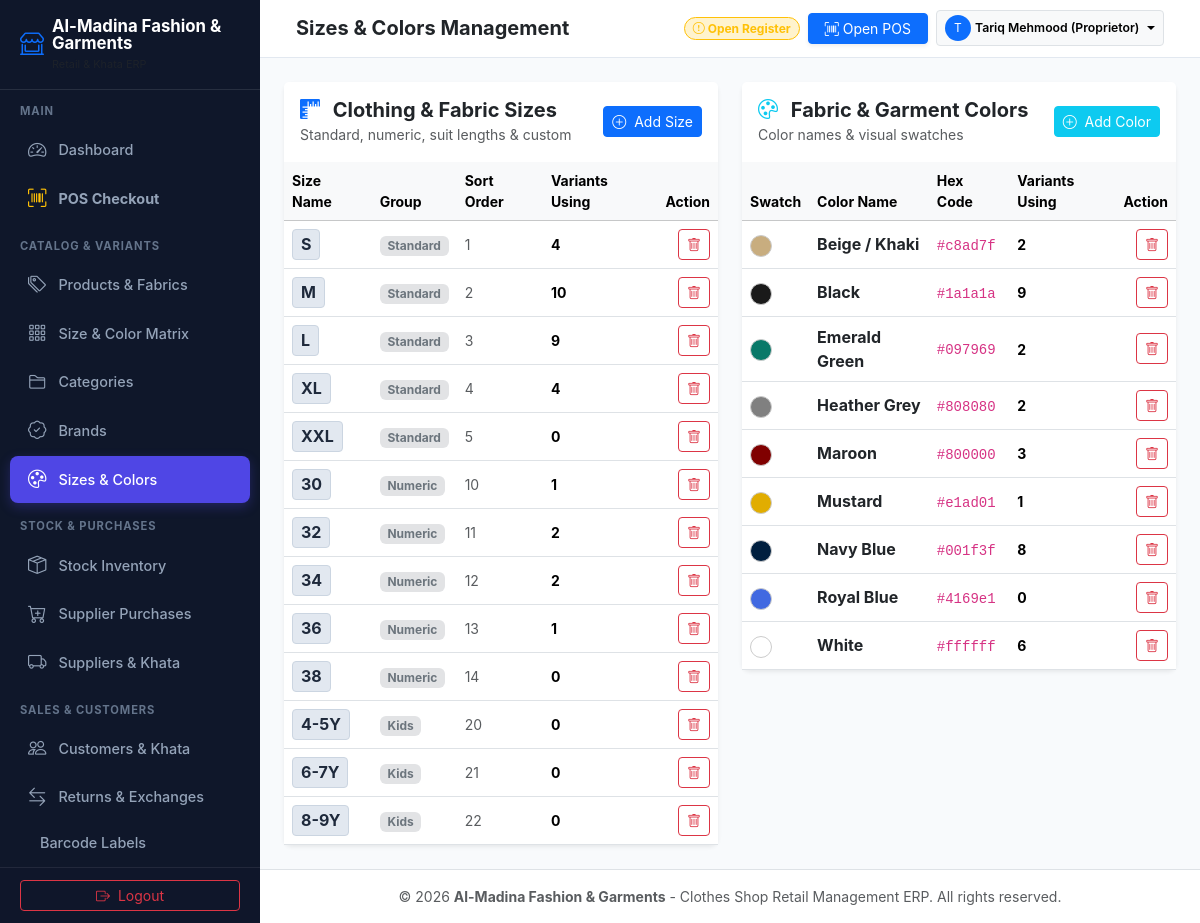
The page /sizes_colors.php (signed in) on the database its author committed.
### tables this page shows
CREATE TABLE `sizes` (
  `id` INT AUTO_INCREMENT PRIMARY KEY,
  `name` VARCHAR(50) NOT NULL,
  `size_group` VARCHAR(50) NOT NULL DEFAULT 'Standard',  
  `sort_order` INT NOT NULL DEFAULT 0,
  `created_at` TIMESTAMP DEFAULT CURRENT_TIMESTAMP
);

CREATE TABLE `colors` (
  `id` INT AUTO_INCREMENT PRIMARY KEY,
  `name` VARCHAR(50) NOT NULL,
  `hex_code` VARCHAR(20) NOT NULL DEFAULT '#000000',
  `created_at` TIMESTAMP DEFAULT CURRENT_TIMESTAMP
);

### sizes_colors.php (the view, shortened to what this page needs)
<?php
$action = $_GET['action'] ?? 'list';
require_once __DIR__ . '/includes/header.php';
?>
<?php if ($action === 'add_size'): ?>
<div class="row justify-content-center">
    <div class="col-12 col-md-6 col-lg-5">
        <div class="card border-0 shadow-sm rounded-3 p-4 mb-4">
            <div class="d-flex justify-content-between align-items-center border-bottom pb-3 mb-3">
                <div>
                    <h5 class="fw-bold mb-0 text-primary">
                        <i class="bi bi-rulers me-2"></i> Add Clothing / Fabric Size
                    </h5>
                    <small class="text-muted">Dedicated form for size definitions</small>
                </div>
                <a href="sizes_colors.php" class="btn btn-outline-secondary btn-sm">
                    <i class="bi bi-arrow-left me-1"></i> Back
                </a>
            </div>
            <form method="POST" action="sizes_colors.php">
                <input type="hidden" name="form_action" value="add_size">
                <div class="mb-3">
                    <label class="form-label small fw-bold">SIZE LABEL / NAME *</label>
                    <input type="text" name="name" class="form-control form-control-lg fw-bold" required
                           placeholder="e.g. XL, 38, 4.5m Suit, Free Size" autofocus>
                </div>
                <div class="mb-3">
                    <label class="form-label small fw-bold">SIZE GROUP</label>
                    <select name="size_group" class="form-select">
                        <option value="Standard">Standard (S, M, L, XL, XXL)</option>
                        <option value="Suits & Fabric">Suits & Fabric (4.0m, 4.5m, Thaan)</option>
                        <option value="Numeric Waist">Numeric Waist (28, 30, 32, 34, 36)</option>
                        <option value="Kids Age">Kids Age (2Y, 4Y, 6Y, 8Y)</option>
                        <option value="Collar / Neck">Collar / Neck (14.5, 15, 15.5, 16)</option>
                        <option value="Free Size">Free Size / Unstitched</option>
                    </select>
                </div>
                <div class="mb-4">
                    <label class="form-label small fw-bold">DISPLAY SORT ORDER</label>
                    <input type="number" name="sort_order" class="form-control" value="10">
                    <small class="text-muted">Lower numbers appear first in the Matrix and POS</small>
                </div>
                <div class="d-flex justify-content-between align-items-center pt-3 border-top">
                    <a href="sizes_colors.php" class="btn btn-light">Cancel</a>
                    <button type="submit" class="btn btn-primary px-4 fw-bold">
                        <i class="bi bi-check2-circle me-1"></i> Save Size
                    </button>
                </div>
            </form>
        </div>
    </div>
</div>
<?php else: ?>
<?php
$sizes = $pdo->query("SELECT s.*, COUNT(pv.id) AS variant_count
                      FROM sizes s
                      LEFT JOIN product_variants pv ON s.id = pv.size_id
                      GROUP BY s.id
                      ORDER BY s.sort_order ASC, s.name ASC")->fetchAll();
$colors = $pdo->query("SELECT c.*, COUNT(pv.id) AS variant_count
                       FROM colors c
                       LEFT JOIN product_variants pv ON c.id = pv.color_id
                       GROUP BY c.id
                       ORDER BY c.name ASC")->fetchAll();
?>
<div class="row g-4">
    <div class="col-12 col-lg-6">
        <div class="card border-0 shadow-sm rounded-3">
            <div class="card-header bg-white border-0 py-3 d-flex justify-content-between align-items-center">
                <div>
                    <h5 class="fw-bold mb-0 text-dark"><i class="bi bi-rulers text-primary me-2"></i> Clothing & Fabric Sizes</h5>
                    <small class="text-muted">Standard, numeric, suit lengths & custom</small>
                </div>
                <a href="sizes_colors.php?action=add_size" class="btn btn-primary btn-sm">
                    <i class="bi bi-plus-circle me-1"></i> Add Size
                </a>
            </div>
            <div class="table-responsive">
                <table class="table table-hover align-middle mb-0">
                    <thead class="table-light small text-muted">
                        <tr>
                            <th>Size Name</th>
                            <th>Group</th>
                            <th>Sort Order</th>
                            <th>Variants Using</th>
                            <th class="text-end">Action</th>
                        </tr>
                    </thead>
                    <tbody>
                        <?php foreach ($sizes as $s): ?>
                            <tr>
                                <td><span class="size-badge fs-6"><?= htmlspecialchars($s['name']) ?></span></td>
                                <td><span class="badge bg-secondary-subtle text-secondary"><?= htmlspecialchars($s['size_group']) ?></span></td>
                                <td><small class="text-muted"><?= $s['sort_order'] ?></small></td>
                                <td><small class="fw-bold"><?= $s['variant_count'] ?></small></td>
                                <td class="text-end">
                                    <a href="sizes_colors.php?del_size=<?= $s['id'] ?>" class="btn btn-sm btn-outline-danger" onclick="return confirm('Delete this size?')">
                                        <i class="bi bi-trash"></i>
                                    </a>
                                </td>
                            </tr>
                        <?php endforeach; ?>
                    </tbody>
                </table>
            </div>
        </div>
    </div>
    <div class="col-12 col-lg-6">
        <div class="card border-0 shadow-sm rounded-3">
            <div class="card-header bg-white border-0 py-3 d-flex justify-content-between align-items-center">
                <div>
                    <h5 class="fw-bold mb-0 text-dark"><i class="bi bi-palette text-info me-2"></i> Fabric & Garment Colors</h5>
                    <small class="text-muted">Color names & visual swatches</small>
                </div>
                <a href="sizes_colors.php?action=add_color" class="btn btn-info btn-sm text-white">
                    <i class="bi bi-plus-circle me-1"></i> Add Color
                </a>
            </div>
            <div class="table-responsive">
                <table class="table table-hover align-middle mb-0">
                    <thead class="table-light small text-muted">
                        <tr>
                            <th>Swatch</th>
                            <th>Color Name</th>
                            <th>Hex Code</th>
                            <th>Variants Using</th>
                            <th class="text-end">Action</th>
                        </tr>
                    </thead>
                    <tbody>
                        <?php foreach ($colors as $c): ?>
                            <tr>
                                <td>
                                    <span class="color-dot" style="background-color: <?= $c['hex_code'] ?>; width: 22px; height: 22px; border: 1px solid #ccc;"></span>
                                </td>
                                <td><strong class="text-dark"><?= htmlspecialchars($c['name']) ?></strong></td>
                                <td><code class="small"><?= htmlspecialchars($c['hex_code']) ?></code></td>
                                <td><small class="fw-bold"><?= $c['variant_count'] ?></small></td>
                                <td class="text-end">
                                    <a href="sizes_colors.php?del_color=<?= $c['id'] ?>" class="btn btn-sm btn-outline-danger" onclick="return confirm('Delete this color?')">
                                        <i class="bi bi-trash"></i>
                                    </a>
                                </td>
                            </tr>
                        <?php endforeach; ?>
                    </tbody>
                </table>
            </div>
        </div>
    </div>
</div>
<?php endif; ?>
<?php require_once __DIR__ . '/includes/footer.php'; ?>

### assets/css/clothes-retail.css (style rules this page uses)
:root { --cr-primary: #4f46e5; --cr-primary-hover: #4338ca; --cr-secondary: #0ea5e9; --cr-dark: #1e1b4b; --cr-sidebar-bg: #0f172a; --cr-sidebar-hover: #1e293b; --cr-accent: #f43f5e; --cr-bg: #f8fafc; --cr-card-bg: #ffffff; --cr-border: #e2e8f0; }
html, body { height: 100%; }
body { background-color: var(--cr-bg); font-family: -apple-system, BlinkMacSystemFont, "Segoe UI", Roboto, "Helvetica Neue", Arial, sans-serif; color: #334155; min-height: 100%; }
@media (min-width: 992px) { html, body { height: 100vh; overflow: hidden; } }
.color-dot { width: 14px; height: 14px; border-radius: 50%; display: inline-block; vertical-align: middle; border: 1px solid rgba(0, 0, 0, 0.25); margin-right: 4px; }
.size-badge { display: inline-block; padding: 0.15rem 0.5rem; font-size: 0.75rem; font-weight: 700; border-radius: 4px; background: #e2e8f0; color: #1e293b; border: 1px solid #cbd5e1; }
.table-responsive { -webkit-overflow-scrolling: touch; }

### rows shown on the page
sizes: name "S", size_group "Standard", sort_order "1", variant_count "4"
sizes: name "M", size_group "Standard", sort_order "2", variant_count "10"
sizes: name "L", size_group "Standard", sort_order "3", variant_count "9"
sizes: name "XL", size_group "Standard", sort_order "4", variant_count "4"
sizes: name "XXL", size_group "Standard", sort_order "5", variant_count "0"
sizes: name "30", size_group "Numeric", sort_order "10", variant_count "1"
sizes: name "32", size_group "Numeric", sort_order "11", variant_count "2"
sizes: name "34", size_group "Numeric", sort_order "12", variant_count "2"
sizes: name "36", size_group "Numeric", sort_order "13", variant_count "1"
sizes: name "38", size_group "Numeric", sort_order "14", variant_count "0"
sizes: name "4-5Y", size_group "Kids", sort_order "20", variant_count "0"
sizes: name "6-7Y", size_group "Kids", sort_order "21", variant_count "0"
sizes: name "8-9Y", size_group "Kids", sort_order "22", variant_count "0"
colors: name "Beige / Khaki", hex_code "#c8ad7f", variant_count "2"
colors: name "Black", hex_code "#1a1a1a", variant_count "9"
colors: name "Emerald Green", hex_code "#097969", variant_count "2"
colors: name "Heather Grey", hex_code "#808080", variant_count "2"
colors: name "Maroon", hex_code "#800000", variant_count "3"
colors: name "Mustard", hex_code "#e1ad01", variant_count "1"
colors: name "Navy Blue", hex_code "#001f3f", variant_count "8"
colors: name "Royal Blue", hex_code "#4169e1", variant_count "0"
colors: name "White", hex_code "#ffffff", variant_count "6"

### other values the page prints
$shop_name "Al-Madina Fashion & Garments"
$section_name "MAIN"
$page_info['title'] "Dashboard"
$page_info['title'] "POS Checkout"
$section_name "CATALOG & VARIANTS"
$page_info['title'] "Products & Fabrics"
$page_info['title'] "Size & Color Matrix"
$page_info['title'] "Categories"
$page_info['title'] "Brands"
$page_info['title'] "Sizes & Colors"
$section_name "STOCK & PURCHASES"
$page_info['title'] "Stock Inventory"
$page_info['title'] "Supplier Purchases"
$page_info['title'] "Suppliers & Khata"
$section_name "SALES & CUSTOMERS"
